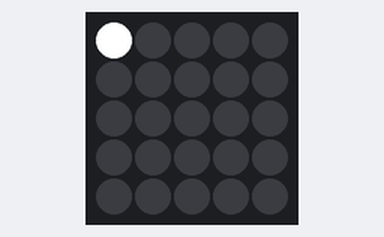
Bench run of a program on a simulated Raspberry Pi Pico running MicroPython. On the bench: 5×5 RGB LED matrix. The 25 LEDs are laid out as on the BitDogLab board (LED 0 bottom right, every second row reversed). At 25.0 s the program stops and its outputs stay as they are.

Above: at 0.1 s.
At 3.1 s:
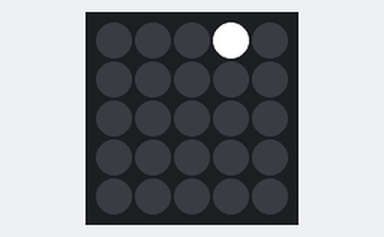
At 6.1 s:
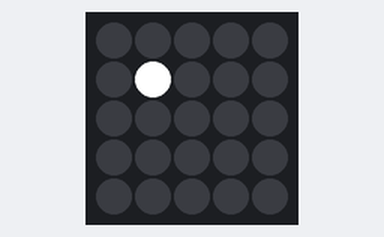
At 12.1 s:
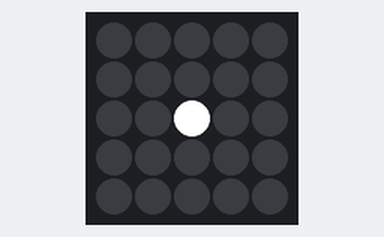
At 18.1 s:
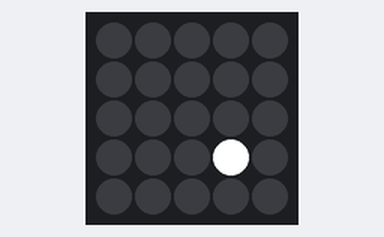
At 24.1 s:
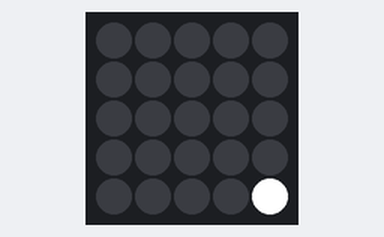

Measured:
- what the display in image 1 shows lasts 1.0 s, from 3.0 s to 4.0 s

The program:

cia__variando__de_cima_para_baixo_da_esquerda_pra_direita_V1A.py
```python
import time
from machine import Pin
import neopixel

# Número de LEDs na sua matriz 5x5
NUM_LEDS = 25

# Inicializar a matriz de NeoPixels no GPIO7
np = neopixel.NeoPixel(Pin(7), NUM_LEDS)

#
LED = {
    0: 24, 1: 23, 2: 22, 3: 21, 4: 20,
    5: 15, 6: 16, 7: 17, 8: 18, 9: 19,
    10: 14, 11: 13, 12: 12, 13: 11, 14: 10,
    15: 5, 16: 6, 17: 7, 18: 8, 19: 9,
    20: 4, 21: 3, 22: 2, 23: 1, 24: 0
}

# Função para acender cada LED em sequência de 0 a 24
def cycle_matrix():
    for i in range(NUM_LEDS):
        np[LED[i]] = (255, 255, 255)  # Define o LED como branco
        np.write()  # Atualiza o estado da matriz
        time.sleep(1)  # Mantém o LED aceso por 1 segundo
        np[LED[i]] = (0, 0, 0)  # Desliga o LED
        np.write()  # Atualiza o estado da matriz

# Executa a função
cycle_matrix()
```
